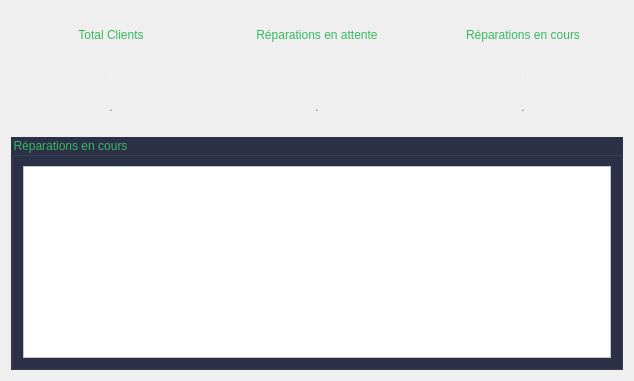
      <widget class="QWidget" name="tabDashboard">
       <attribute name="title">
        <string>Tableau de Bord</string>
       </attribute>
       <layout class="QVBoxLayout" name="verticalLayoutDashboard">
        <item>
         <layout class="QHBoxLayout" name="horizontalLayoutStats">
          <item>
           <widget class="QFrame" name="frameTotalClients">
            <property name="minimumSize">
             <size>
              <width>200</width>
              <height>120</height>
             </size>
            </property>
            <layout class="QVBoxLayout" name="verticalLayoutClients">
             <item>
              <widget class="QLabel" name="labelClientTitle">
               <property name="styleSheet">
                <string notr="true">font: 700 14pt &quot;Montserrat Bold&quot;;
color: #35b95f;
margin: 5px;</string>
               </property>
               <property name="text">
                <string>Total Clients</string>
               </property>
               <property name="alignment">
                <set>Qt::AlignmentFlag::AlignCenter</set>
               </property>
              </widget>
             </item>
             <item>
              <widget class="QLabel" name="labelClientCount">
               <property name="styleSheet">
                <string notr="true">font: 700 24pt &quot;Montserrat Bold&quot;;
color: #ffffff;
margin: 5px;</string>
               </property>
               <property name="text">
                <string>.</string>
               </property>
               <property name="alignment">
                <set>Qt::AlignmentFlag::AlignCenter</set>
               </property>
              </widget>
             </item>
             <item>
              <widget class="QLabel" name="labelClientSub">
               <property name="styleSheet">
                <string notr="true">font: 10pt &quot;Roboto Regular&quot;;
color: #6C757D;
margin: 5px;</string>
               </property>
               <property name="text">
                <string>.</string>
               </property>
               <property name="alignment">
                <set>Qt::AlignmentFlag::AlignCenter</set>
               </property>
              </widget>
             </item>
            </layout>
           </widget>
          </item>
          <item>
           <widget class="QFrame" name="frameReparationsAttente">
            <property name="minimumSize">
             <size>
              <width>200</width>
              <height>120</height>
             </size>
            </property>
            <layout class="QVBoxLayout" name="verticalLayoutAttente">
             <item>
              <widget class="QLabel" name="labelAttenteTitle">
               <property name="styleSheet">
                <string notr="true">font: 700 14pt &quot;Montserrat Bold&quot;;
color: #35b95f;
margin: 5px;</string>
               </property>
               <property name="text">
                <string>Réparations en attente</string>
               </property>
               <property name="alignment">
                <set>Qt::AlignmentFlag::AlignCenter</set>
               </property>
              </widget>
             </item>
             <item>
              <widget class="QLabel" name="labelAttenteCount">
               <property name="styleSheet">
                <string notr="true">font: 700 24pt &quot;Montserrat Bold&quot;;
color: #ffffff;
margin: 5px;</string>
               </property>
               <property name="text">
                <string>.</string>
               </property>
               <property name="alignment">
                <set>Qt::AlignmentFlag::AlignCenter</set>
               </property>
              </widget>
             </item>
             <item>
              <widget class="QLabel" name="labelCAAbbr">
               <property name="styleSheet">
                <string notr="true">font: 10pt &quot;Roboto Regular&quot;;
color: #6C757D;
margin: 5px;</string>
               </property>
               <property name="text">
                <string>.</string>
               </property>
               <property name="alignment">
                <set>Qt::AlignmentFlag::AlignCenter</set>
               </property>
              </widget>
             </item>
            </layout>
           </widget>
          </item>
          <item>
           <widget class="QFrame" name="frameReparationsCours">
            <property name="minimumSize">
             <size>
              <width>200</width>
              <height>120</height>
             </size>
            </property>
            <layout class="QVBoxLayout" name="verticalLayoutCours">
             <item>
              <widget class="QLabel" name="labelCoursTitle">
               <property name="styleSheet">
                <string notr="true">font: 700 14pt &quot;Montserrat Bold&quot;;
color: #35b95f;
margin: 5px;</string>
               </property>
               <property name="text">
                <string>Réparations en cours</string>
               </property>
               <property name="alignment">
                <set>Qt::AlignmentFlag::AlignCenter</set>
               </property>
              </widget>
             </item>
             <item>
              <widget class="QLabel" name="labelCoursCount">
               <property name="styleSheet">
                <string notr="true">font: 700 24pt &quot;Montserrat Bold&quot;;
color: #ffffff;
margin: 5px;</string>
               </property>
               <property name="text">
                <string>.</string>
               </property>
               <property name="alignment">
                <set>Qt::AlignmentFlag::AlignCenter</set>
               </property>
              </widget>
             </item>
             <item>
              <widget class="QLabel" name="labelCoursSub">
               <property name="styleSheet">
                <string notr="true">font: 10pt &quot;Roboto Regular&quot;;
color: #6C757D;
margin: 5px;</string>
               </property>
               <property name="text">
                <string>.</string>
               </property>
               <property name="alignment">
                <set>Qt::AlignmentFlag::AlignCenter</set>
               </property>
              </widget>
             </item>
            </layout>
           </widget>
          </item>
         </layout>
        </item>
        <item>
         <widget class="QGroupBox" name="groupBoxReparations">
          <property name="styleSheet">
           <string notr="true">font: 700 16pt &quot;Bahnschrift&quot;;
color: rgb(53, 185, 95);
border-color: rgb(53, 185, 95);
background-color: #2c3147;</string>
          </property>
          <property name="title">
           <string>Réparations en cours</string>
          </property>
          <layout class="QVBoxLayout" name="verticalLayoutReparations">
           <item>
            <widget class="QTableView" name="tableViewReparations">
             <property name="styleSheet">
              <string notr="true">background-color: rgb(255, 255, 255);</string>
             </property>
             <property name="selectionMode">
              <enum>QAbstractItemView::SelectionMode::SingleSelection</enum>
             </property>
             <property name="selectionBehavior">
              <enum>QAbstractItemView::SelectionBehavior::SelectRows</enum>
             </property>
             <property name="sortingEnabled">
              <bool>true</bool>
             </property>
            </widget>
           </item>
          </layout>
         </widget>
        </item>
       </layout>
      </widget>
